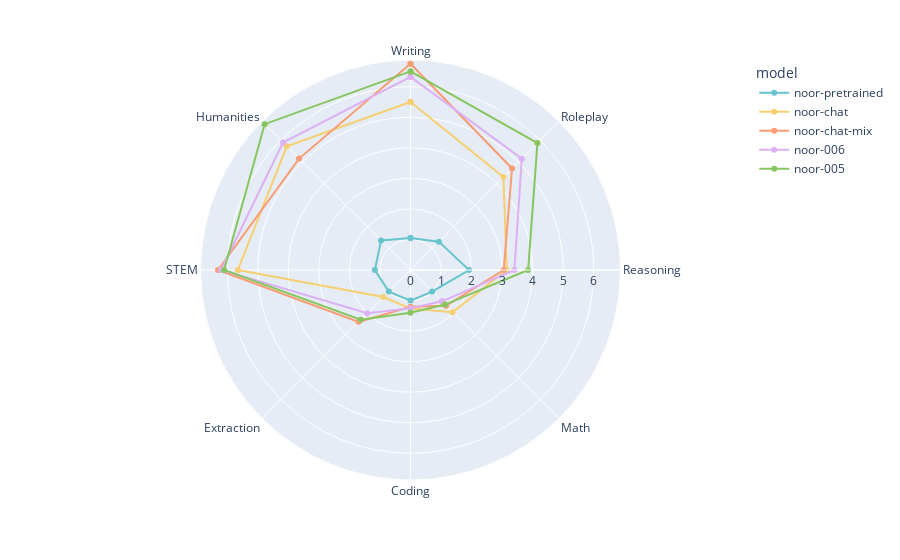

Source (notebook cell):
### Code cell
#target_models = ["Llama-2-7b-chat", "Llama-2-13b-chat", "Llama-2-70b-chat", "gpt-3.5-turbo", "claude-v1", "gpt-4"]

target_models = ['noor-005', 'noor-006', 'noor-chat-mix', 'noor-chat', 'noor-pretrained']

scores_target = [scores_all[i] for i in range(len(scores_all)) if scores_all[i]["model"] in target_models]

# sort by target_models
scores_target = sorted(scores_target, key=lambda x: target_models.index(x["model"]), reverse=True)

df_score = pd.DataFrame(scores_target)
df_score = df_score[df_score["model"].isin(target_models)]

rename_map = {name: name for name in target_models}
# 
# rename_map = {"llama-13b": "LLaMA-13B",
#               "alpaca-13b": "Alpaca-13B",
#               "vicuna-33b-v1.3": "Vicuna-33B",
#               "vicuna-13b-v1.3": "Vicuna-13B",
#               "gpt-3.5-turbo": "GPT-3.5-turbo",
#               "claude-v1": "Claude-v1",
#               "gpt-4": "GPT-4"}

for k, v in rename_map.items():
    df_score.replace(k, v, inplace=True)

fig = px.line_polar(df_score, r = 'score', theta = 'category', line_close = True, category_orders = {"category": CATEGORIES},
                    color = 'model', markers=True, color_discrete_sequence=px.colors.qualitative.Pastel )

fig.show()
fig.write_image('radar_1.png', scale=2)

### Figure 1 — Plotly figure (JSON) as saved in the notebook; plotly's stock layout.template omitted (floating-point values rounded to 4 significant figures)
{"data": [{"hovertemplate": "model=noor-pretrained<br>score=%{r}<br>category=%{theta}<extra></extra>", "legendgroup": "noor-pretrained", "line": {"color": "rgb(102, 197, 204)", "dash": "solid"}, "marker": {"symbol": "circle"}, "mode": "markers+lines", "name": "noor-pretrained", "r": [1.048, 1.312, 1.917, 1.0, 1.0, 1.0, 1.167, 1.364, 1.048], "showlegend": true, "subplot": "polar", "theta": ["Writing", "Roleplay", "Reasoning", "Math", "Coding", "Extraction", "STEM", "Humanities", "Writing"], "type": "scatterpolar"}, {"hovertemplate": "model=noor-chat<br>score=%{r}<br>category=%{theta}<extra></extra>", "legendgroup": "noor-chat", "line": {"color": "rgb(246, 207, 113)", "dash": "solid"}, "marker": {"symbol": "circle"}, "mode": "markers+lines", "name": "noor-chat", "r": [5.5, 4.3, 3.15, 1.95, 1.263, 1.25, 5.65, 5.725, 5.5], "showlegend": true, "subplot": "polar", "theta": ["Writing", "Roleplay", "Reasoning", "Math", "Coding", "Extraction", "STEM", "Humanities", "Writing"], "type": "scatterpolar"}, {"hovertemplate": "model=noor-chat-mix<br>score=%{r}<br>category=%{theta}<extra></extra>", "legendgroup": "noor-chat-mix", "line": {"color": "rgb(248, 156, 116)", "dash": "solid"}, "marker": {"symbol": "circle"}, "mode": "markers+lines", "name": "noor-chat-mix", "r": [6.75, 4.7, 3.05, 1.65, 1.2, 2.4, 6.3, 5.158, 6.75], "showlegend": true, "subplot": "polar", "theta": ["Writing", "Roleplay", "Reasoning", "Math", "Coding", "Extraction", "STEM", "Humanities", "Writing"], "type": "scatterpolar"}, {"hovertemplate": "model=noor-006<br>score=%{r}<br>category=%{theta}<extra></extra>", "legendgroup": "noor-006", "line": {"color": "rgb(220, 176, 242)", "dash": "solid"}, "marker": {"symbol": "circle"}, "mode": "markers+lines", "name": "noor-006", "r": [6.321, 5.15, 3.4, 1.45, 1.25, 2.0, 6.2, 5.9, 6.321], "showlegend": true, "subplot": "polar", "theta": ["Writing", "Roleplay", "Reasoning", "Math", "Coding", "Extraction", "STEM", "Humanities", "Writing"], "type": "scatterpolar"}, {"hovertemplate": "model=noor-005<br>score=%{r}<br>category=%{theta}<extra></extra>", "legendgroup": "noor-005", "line": {"color": "rgb(135, 197, 95)", "dash": "solid"}, "marker": {"symbol": "circle"}, "mode": "markers+lines", "name": "noor-005", "r": [6.5, 5.875, 3.85, 1.6, 1.4, 2.3, 6.1, 6.75, 6.5], "showlegend": true, "subplot": "polar", "theta": ["Writing", "Roleplay", "Reasoning", "Math", "Coding", "Extraction", "STEM", "Humanities", "Writing"], "type": "scatterpolar"}], "layout": {"polar": {"domain": {"x": [0.0, 1.0], "y": [0.0, 1.0]}, "angularaxis": {"direction": "clockwise", "rotation": 90, "categoryorder": "array", "categoryarray": ["Writing", "Roleplay", "Reasoning", "Math", "Coding", "Extraction", "STEM", "Humanities"]}}, "legend": {"title": {"text": "model"}, "tracegroupgap": 0}, "margin": {"t": 60}}}
